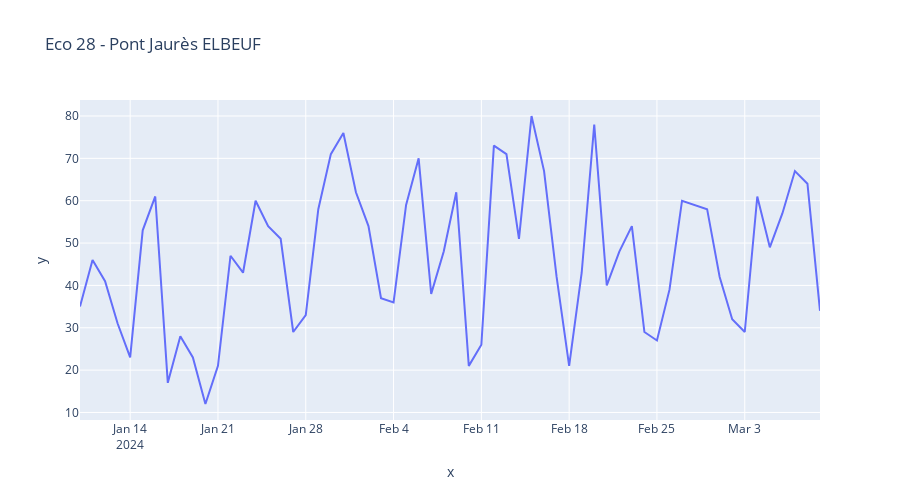

The notebook cell saved with this chart:
### Code cell
widgets.interact(plot_comptage_jour,name=df['name'].unique())
